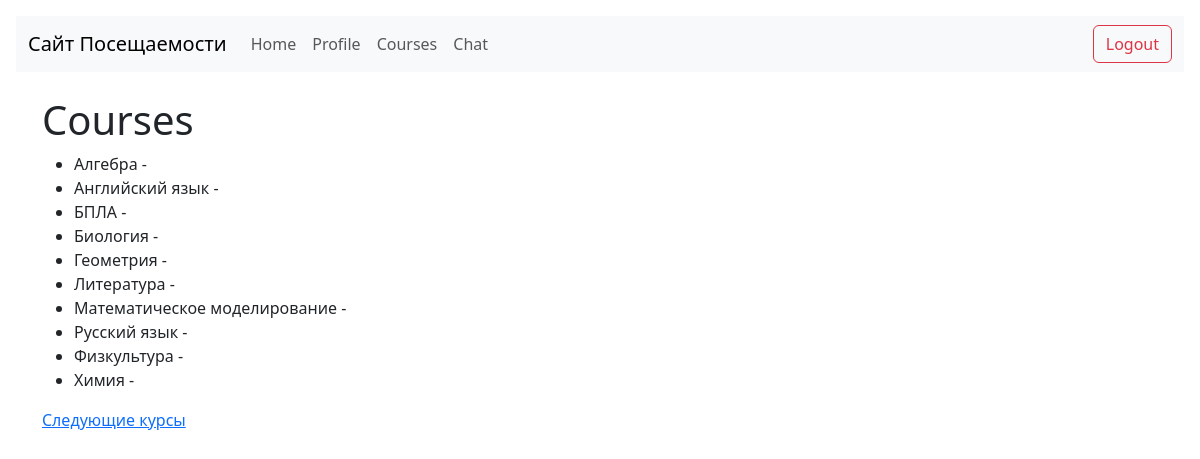
Screenshot of /courses (signed in) with the database file from the repository.
### app/models.py (models this page shows, shortened)
class Course(db.Model):
    id: so.Mapped[int] = so.mapped_column(primary_key=True)
    name: so.Mapped[str] = so.mapped_column(sa.String(100), unique=True, index=True)
    description: so.Mapped[Optional[str]] = so.mapped_column(sa.String(256))
    teachers: so.Mapped[List['User']] = so.relationship(
        secondary=teacher_course_association,
        back_populates='teaching_courses',
        collection_class=list
    )
    students: so.Mapped[List['User']] = so.relationship(
        secondary=student_course_association,
        back_populates='enrolled_courses',
        collection_class=list,
        lazy='joined'
    )
    attendance_records: so.WriteOnlyMapped['AttendanceRecord'] = so.relationship(
        back_populates='course',
        cascade="all, delete-orphan"
    )

### app/routes.py (the view)
@app.route('/courses')
@login_required
def courses():
    page = request.args.get('page', 1, type=int)
    all_courses_query = sa.select(Course).order_by(Course.name)
    all_courses_pagination = db.paginate(
        all_courses_query,
        page=page,
        per_page=current_app.config['ITEMS_PER_PAGE'],
        error_out=False
    )
    all_courses = all_courses_pagination.items
    next_url = url_for('courses', page=all_courses_pagination.next_num) \
        if all_courses_pagination.has_next else None
    prev_url = url_for('courses', page=all_courses_pagination.prev_num) \
        if all_courses_pagination.has_prev else None
    return render_template(
        'courses.html',
        title='Courses',
        courses=all_courses,
        next_url=next_url,
        prev_url=prev_url
    )

### app/models.py (called while the page is built)
@login.user_loader
def load_user(id: int) -> Optional[User]:
    return db.session.get(User, id)

### app/routes.py (called while the page is built)
@app.before_request
def before_request():
    if current_user.is_authenticated:
        current_user.last_seen = datetime.now(timezone.utc)
        db.session.commit()

### app/templates/courses.html (shortened to what this page needs)
{% extends "base.html" %}
{% block content %}
    <h1>Courses</h1>
    {% if courses %}
        <ul>
            {% for course in courses %}
                <li>
                    {{ course.name }} - {{ course.description }}
                </li>
            {% endfor %}
        </ul>
        {% if next_url %}
        <a href="{{ next_url }}">Следующие курсы</a>
        {% endif %}
    {% else %}
        <p>No courses available yet.</p>
    {% endif %}
{% endblock %}

### rows the page displays
Course: name "Алгебра"
Course: name "Английский язык"
Course: name "БПЛА"
Course: name "Биология"
Course: name "Геометрия"
Course: name "Литература"
Course: name "Математическое моделирование"
Course: name "Русский язык"
Course: name "Физкультура"
Course: name "Химия"
